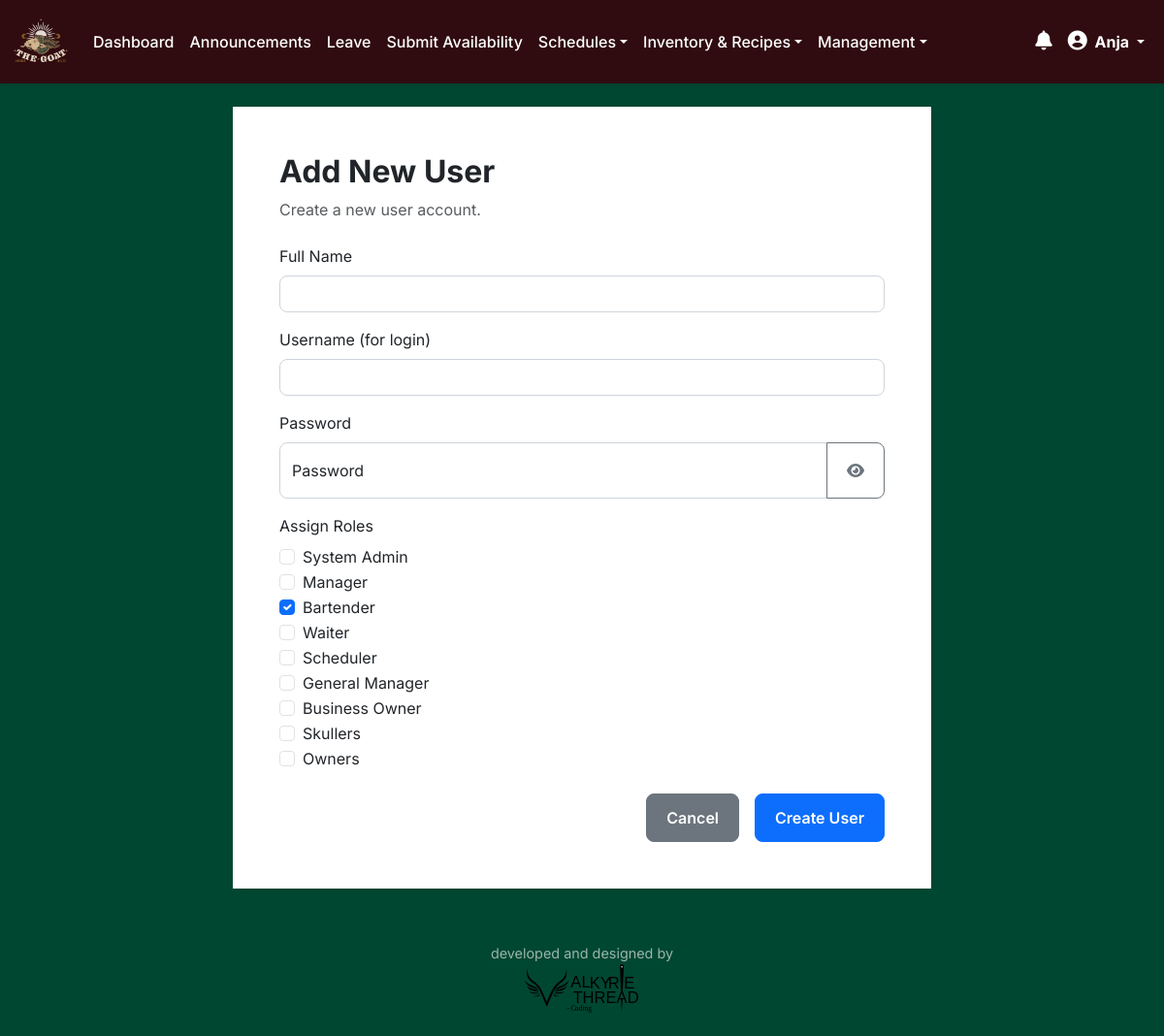
Page /users/add (signed in) on the committed database.
### app.py (models this page shows)
class User(db.Model, UserMixin):
    id = db.Column(db.Integer, primary_key=True)
    username = db.Column(db.String(20), unique=True, nullable=False)
    full_name = db.Column(db.String(100), nullable=False)
    password = db.Column(db.String(60), nullable=False)
    password_reset_requested = db.Column(db.Boolean, nullable=False, default=False)
    last_seen = db.Column(db.DateTime, default=datetime.utcnow)
    force_logout_requested = db.Column(db.Boolean, default=False)
    is_suspended = db.Column(db.Boolean, default=False, nullable=False)
    suspension_end_date = db.Column(db.Date, nullable=True)
    suspension_document_path = db.Column(db.String(255), nullable=True) # Path to the uploaded document
    roles = db.relationship('Role', secondary=user_roles, backref=db.backref('users', lazy='dynamic'))
    counts = db.relationship('Count', backref='user', lazy=True)
    announcements = db.relationship('Announcement', backref='user', lazy=True)
    seen_announcements = db.relationship('Announcement', secondary=announcement_view, back_populates='viewers', lazy='dynamic')
    @property
    def role_names(self):
        return [role.name for role in self.roles]
    def has_role(self, role_name):
        return role_name in self.role_names

class Role(db.Model):
    id = db.Column(db.Integer, primary_key=True)
    name = db.Column(db.String(50), unique=True, nullable=False)

### app.py (the view, shortened to what this page needs)
@app.route('/users/add', methods=['GET', 'POST'])
@login_required
@role_required(['system_admin', 'manager'])
def add_user():
    all_roles = Role.query.all()
    return render_template('add_user.html', all_roles=all_roles)

### app.py (called while the page is built, shortened)
@login_manager.user_loader
def load_user(user_id):
    return User.query.get(int(user_id))

def role_required(role_names):
    def wrapper(fn):
        @wraps(fn)
        def decorated_view(*args, **kwargs):
            if not current_user.is_authenticated or not any(role.name in role_names for role in current_user.roles):
                flash('Access Denied: You are not authorized to view this page.', 'danger')
                return redirect(url_for('dashboard'))
            return fn(*args, **kwargs)
        return decorated_view
    return wrapper

@app.before_request
def before_request_handler():
    if current_user.is_authenticated:
        db_changed = False
        if current_user.is_suspended and current_user.suspension_end_date and datetime.utcnow().date() > current_user.suspension_end_date:
            current_user.is_suspended = False
            current_user.suspension_end_date = None
            current_user.suspension_document_path = None # Clear document path on auto-reinstatement
            db_changed = True
            flash('Your suspension period has ended. Full access has been restored.', 'info')
        current_user.last_seen = datetime.utcnow()
        db_changed = True
        if db_changed:
            db.session.commit()

### templates/add_user.html (shortened to what this page needs)
{% extends "base.html" %}
{% block content %}
<div class="container mt-4">
    <div class="row justify-content-center">
        <div class="col-lg-8">
            <div class="card shadow-sm">
                <div class="card-body p-4 p-md-5">
                    <h2 class="card-title mb-2">Add New User</h2>
                    <p class="text-muted mb-4">Create a new user account.</p>
                    <form action="{{ url_for('add_user') }}" method="POST">
                        <div class="mb-3">
                            <label for="full_name" class="form-label">Full Name</label>
                            <input type="text" id="full_name" name="full_name" class="form-control" required>
                        </div>
                        <div class="mb-3">
                            <label for="username" class="form-label">Username (for login)</label>
                            <input type="text" id="username" name="username" class="form-control" required>
                        </div>
                        <div class="mb-3">
                            <label for="password" class="form-label">Password</label>
                            <div class="input-group">
                                <div class="form-floating flex-grow-1">
                                    <input type="password" id="password" name="password" class="form-control" placeholder="Password" required>
                                    <label for="password">Password</label>
                                </div>
                                <button class="btn btn-outline-secondary password-toggle-btn" type="button"><i class="fas fa-eye"></i></button>
                            </div>
                        </div>
                        <div class="mb-3">
                            <label class="form-label">Assign Roles</label>
                            {% set creatable_roles = all_roles %}
                            {% if current_user.has_role('manager') and not (current_user.has_role('system_admin') or current_user.has_role('general_manager')) %}
                                {% set creatable_roles = all_roles|selectattr("name", "in", ["bartender", "waiter", "skullers"]) %}
                            {% endif %}
                            {% for role in creatable_roles %}
                            <div class="form-check">
                                <input class="form-check-input" type="checkbox" name="roles" value="{{ role.name }}" id="role-{{ role.name }}"
                                       {% if role.name == 'bartender' %}checked{% endif %}>
                                <label class="form-check-label" for="role-{{ role.name }}">
                                    {{ role.name.replace('_', ' ').title() }}
                                </label>
                            </div>
                            {% endfor %}
                        </div>
                        <div class="d-grid gap-2 d-md-flex justify-content-md-end mt-4">
                            <a href="{{ url_for('manage_users') }}" class="btn btn-secondary me-md-2">Cancel</a>
                            <button type="submit" class="btn btn-primary">Create User</button>
                        </div>
                    </form>
                </div>
            </div>
        </div>
    </div>
</div>
{% endblock %}

### templates/base.html (shortened to what this page needs)
<!DOCTYPE html>
<html lang="en">
<head>
    <link href="https://cdn.jsdelivr.net/npm/bootstrap@5.3.0/dist/css/bootstrap.min.css" rel="stylesheet">
    <link rel="stylesheet" href="https://cdnjs.cloudflare.com/ajax/libs/font-awesome/6.4.0/css/all.min.css">
    <link href="{{ url_for('static', filename='styles.css') }}" rel="stylesheet">
</head>
<body class="d-flex flex-column min-vh-100">
    <nav class="navbar navbar-expand-lg navbar-dark custom-navbar">
        <div class="container-fluid">
            <a class="navbar-brand" href="{{ url_for('dashboard') }}">
                <img src="{{ url_for('static', filename='logo.avif') }}" alt="Inventory Logo" width="60" height="60">
            </a>
            <div class="collapse navbar-collapse" id="navbarNav">
                <ul class="navbar-nav me-auto">
                    {% if current_user.is_authenticated %}
                        <li class="nav-item"><a class="nav-link" href="{{ url_for('dashboard') }}">Dashboard</a></li>
                        {% if not current_user.has_role('scheduler') or current_user.has_role('system_admin') or current_user.has_role('general_manager') %}
                        <li class="nav-item"><a class="nav-link" href="{{ url_for('announcements') }}">Announcements</a></li>
                        {% endif %}
                        {% if not current_user.has_role('scheduler') or current_user.has_role('system_admin') or current_user.has_role('general_manager') %}
                        <li class="nav-item"><a class="nav-link" href="{{ url_for('leave_requests') }}">Leave</a></li>
                        {% endif %}
                        {% if current_user.has_role('bartender') or current_user.has_role('waiter') or current_user.has_role('skullers') or current_user.has_role('manager') or current_user.has_role('general_manager') or current_user.has_role('system_admin') %}
                            <li class="nav-item"><a class="nav-link" href="{{ url_for('submit_shifts') }}">Submit Availability</a></li>
                        {% endif %}
                        {% if current_user.has_role('bartender') or current_user.has_role('waiter') or current_user.has_role('skullers') or current_user.has_role('manager') or current_user.has_role('general_manager') or current_user.has_role('scheduler') or current_user.has_role('system_admin') %}
                            <li class="nav-item dropdown">
                                <a class="nav-link dropdown-toggle" href="#" id="scheduleViewDropdown" role="button" data-bs-toggle="dropdown" aria-expanded="false">Schedules</a>
                            </li>
                        {% endif %}
                        {% if current_user.has_role('bartender') or current_user.has_role('manager') or current_user.has_role('general_manager') or current_user.has_role('system_admin') %}
                        <li class="nav-item dropdown">
                            <a class="nav-link dropdown-toggle" href="#" id="inventoryDropdown" role="button" data-bs-toggle="dropdown" aria-expanded="false">Inventory & Recipes</a>
                        </li>
                        {% endif %}
                        {% set management_roles = ['manager', 'general_manager', 'scheduler', 'system_admin', 'business_owner'] %}
                        {% if management_roles | select('in', current_user.role_names) | list | length > 0 %}
                        <li class="nav-item dropdown">
                            <a class="nav-link dropdown-toggle" href="#" id="managementDropdown" role="button" data-bs-toggle="dropdown" aria-expanded="false">Management</a>
                        </li>
                        {% endif %}
                    {% endif %}
                </ul>
                <ul class="navbar-nav ms-auto align-items-center">
                    {% if current_user.is_authenticated %}
                        <li class="nav-item dropdown">
                            <a class="nav-link" href="#" role="button" id="notificationBell" data-bs-toggle="dropdown" aria-expanded="false">
                                <i class="fas fa-bell fs-5"></i>
                            </a>
                        </li>
                        <li class="nav-item dropdown">
                            <a class="nav-link dropdown-toggle active" href="#" role="button" data-bs-toggle="dropdown" aria-expanded="false">
                                <i class="fas fa-user-circle me-1 fs-5"></i> {{ current_user.full_name }}
                            </a>
                        </li>
                    {% endif %}
                </ul>
            </div>
        </div>
    </nav>
    <div class="wrapper flex-grow-1">
        <main class="container mt-4">
            {% block content %}{% endblock %}
        </main>
    </div>
    <footer class="app-footer">
        <div class="container">
            <p class="mb-0">developed and designed by</p><img src="{{ url_for('static', filename='Valkyrie_Logo.svg') }}" alt="code by Valkyrie Thread" height="50">
        </div>
    </footer>
    {% if current_user.is_authenticated %}
    <div class="toast-container position-fixed bottom-0 end-0 p-3"></div>
    {% endif %}
</body>
</html>

### static/styles.css (style rules this page uses)
html { box-sizing: border-box; }
*, *::before, *::after { box-sizing: inherit; }
body { background-color: rgb(0 71 49); font-family: 'Inter', sans-serif; color: #343a40; }
.custom-navbar { background-color: rgb(48, 12, 16) !important; box-shadow: 0 2px 4px rgba(0,0,0,0.1); position: sticky; top: 0; z-index: 1030; }
.custom-navbar .nav-link { color: white !important; font-weight: 500; transition: background-color 0.2s ease-in-out; }
.custom-navbar .nav-link.active { font-weight: bold; }
.card { border: none; border-radius: 0.75rem; transition: box-shadow 0.3s ease, transform 0.3s ease; }
.card-title { font-weight: 700; }
.card-body { background-color: white; }
.form-control, .form-select { border-radius: 0.5rem; border: 1px solid #ced4da; transition: border-color 0.2s ease, box-shadow 0.2s ease; }
.btn { border-radius: 0.5rem; font-weight: 600; padding: 0.75rem 1.25rem; transition: all 0.2s ease-in-out; }
.btn-primary { background-color: #0d6efd; border-color: #0d6efd; }
.app-footer { padding: 1.5rem 0; margin-top: 2rem; color: rgba(255, 255, 255, 0.6); text-align: center; font-size: 0.9rem; }

### rows in the picture
User: full_name "Anja"
Role: name.replace "System Admin"
Role: name.replace "Manager"
Role: name "☑", name.replace "Bartender"
Role: name.replace "Waiter"
Role: name.replace "Scheduler"
Role: name.replace "General Manager"
Role: name.replace "Business Owner"
Role: name.replace "Skullers"
Role: name.replace "Owners"
